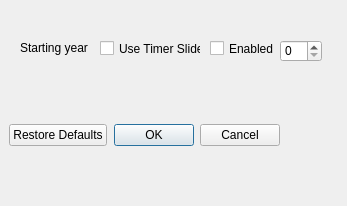
<?xml version="1.0" encoding="UTF-8"?>
<ui version="4.0">
 <class>SettingsDialog</class>
 <widget class="QDialog" name="SettingsDialog">
  <property name="geometry">
   <rect>
    <x>0</x>
    <y>0</y>
    <width>347</width>
    <height>206</height>
   </rect>
  </property>
  <property name="windowTitle">
   <string>Dialog</string>
  </property>
  <widget class="QDialogButtonBox" name="button_box">
   <property name="geometry">
    <rect>
     <x>9</x>
     <y>124</y>
     <width>271</width>
     <height>23</height>
    </rect>
   </property>
   <property name="orientation">
    <enum>Qt::Horizontal</enum>
   </property>
   <property name="standardButtons">
    <set>QDialogButtonBox::Cancel|QDialogButtonBox::Ok|QDialogButtonBox::RestoreDefaults</set>
   </property>
  </widget>
  <widget class="QCheckBox" name="checkBox_2">
   <property name="geometry">
    <rect>
     <x>210</x>
     <y>40</y>
     <width>70</width>
     <height>17</height>
    </rect>
   </property>
   <property name="text">
    <string>Enabled</string>
   </property>
  </widget>
  <widget class="QLabel" name="year_label">
   <property name="geometry">
    <rect>
     <x>20</x>
     <y>40</y>
     <width>81</width>
     <height>16</height>
    </rect>
   </property>
   <property name="text">
    <string>Starting year</string>
   </property>
  </widget>
  <widget class="QSpinBox" name="year_spinbox">
   <property name="geometry">
    <rect>
     <x>280</x>
     <y>40</y>
     <width>42</width>
     <height>22</height>
    </rect>
   </property>
  </widget>
  <widget class="QCheckBox" name="checkBox_3">
   <property name="geometry">
    <rect>
     <x>100</x>
     <y>40</y>
     <width>101</width>
     <height>17</height>
    </rect>
   </property>
   <property name="text">
    <string>Use Timer Slider</string>
   </property>
  </widget>
 </widget>
 <resources/>
 <connections>
  <connection>
   <sender>button_box</sender>
   <signal>accepted()</signal>
   <receiver>SettingsDialog</receiver>
   <slot>accept()</slot>
   <hints>
    <hint type="sourcelabel">
     <x>248</x>
     <y>254</y>
    </hint>
    <hint type="destinationlabel">
     <x>157</x>
     <y>274</y>
    </hint>
   </hints>
  </connection>
  <connection>
   <sender>button_box</sender>
   <signal>rejected()</signal>
   <receiver>SettingsDialog</receiver>
   <slot>reject()</slot>
   <hints>
    <hint type="sourcelabel">
     <x>316</x>
     <y>260</y>
    </hint>
    <hint type="destinationlabel">
     <x>286</x>
     <y>274</y>
    </hint>
   </hints>
  </connection>
 </connections>
</ui>
